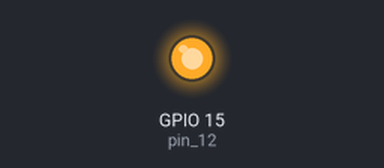
A program run on a simulated ESP32 board running MicroPython. On the bench: output pins drawn as LEDs (lit = HIGH). At 0.0 s the program stops and its outputs stay as they are.

Above: at 0.1 s.
Timing chart, 0 to 1.5 s (numbered marks = the images above):
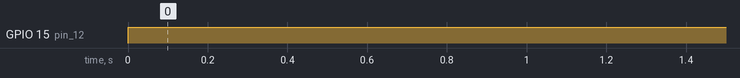

Measured:
- by itself, GPIO 15 (pin_12): LOW → HIGH at 0.00 s

The program:

1.____LED.py
```python
'''
该程序说明：使用点亮一颗 LED
在线文档：https://docs.geeksman.com/esp32/MicroPython/04.esp32-micropython-LED.html
'''

from machine import Pin


# 声明一个引脚对象
pin_12 = Pin(15, Pin.OUT)

# 输出高电平
pin_12.value(1)
```
